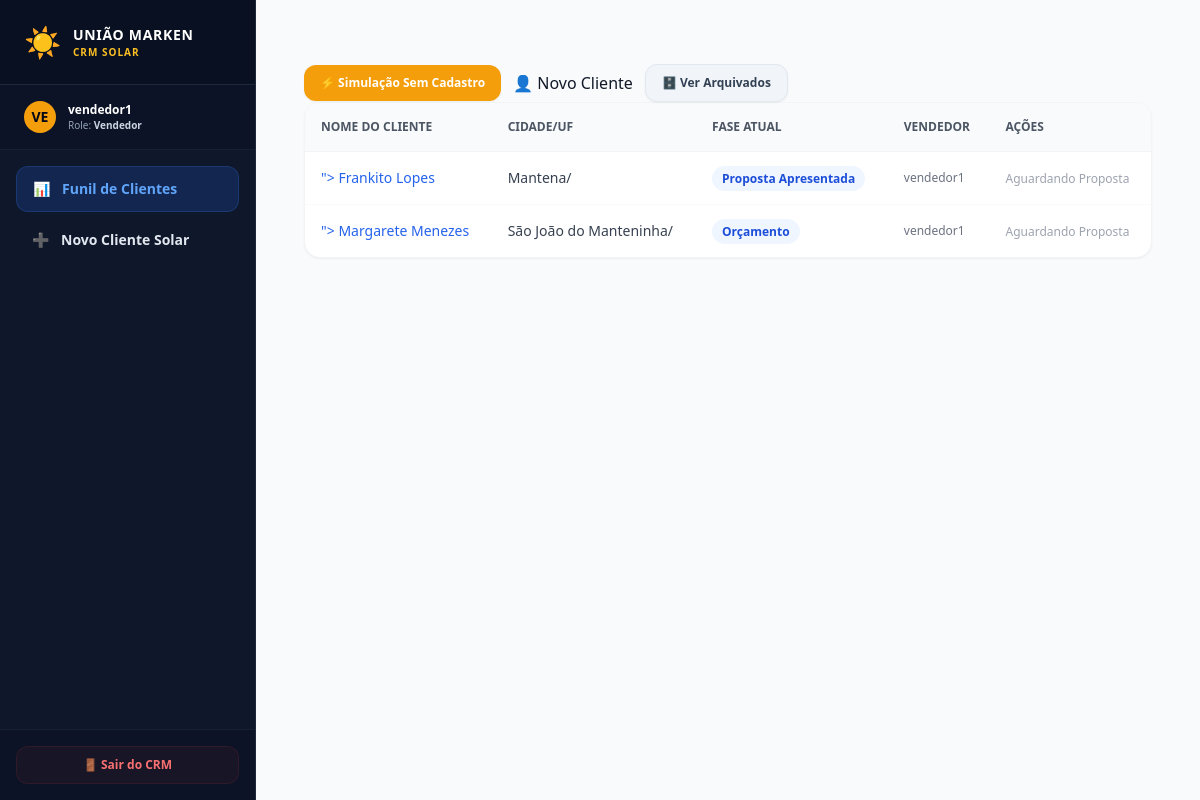
/crm/clientes/ (signed in), run on the app's committed database.
### apps/users/models.py (models this page shows, shortened)
class CustomUser(AbstractUser):
    class Role(models.TextChoices):
        ADMIN = 'ADMIN', 'Administrador'
        VENDEDOR = 'VENDEDOR', 'Vendedor'
    role = models.CharField(max_length=20, choices=Role.choices, default=Role.VENDEDOR)
    telefone = models.CharField(max_length=20, blank=True, null=True)
    is_active = models.BooleanField(default=True) # Soft Delete para Usuários
    class Meta:
        app_label = 'users'

### apps/crm/models.py (models this page shows, shortened)
class Cliente(models.Model):
    vendedor = models.ForeignKey(CustomUser, on_delete=models.SET_NULL, null=True, related_name='clientes')
    nome = models.CharField(max_length=255)
    cpf_cnpj = models.CharField(max_length=18, unique=True)
    telefone = models.CharField(max_length=20)
    email = models.EmailField(blank=True, null=True)
    cep = models.CharField(max_length=9)
    endereco = models.CharField(max_length=255)
    numero = models.CharField(max_length=20)
    bairro = models.CharField(max_length=100)
    cidade = models.CharField(max_length=100)
    estado = models.CharField(max_length=2)
    tipo_estrutura = models.CharField(max_length=50, choices=TipoEstrutura.choices, default=TipoEstrutura.COLONIAL)
    fase_atual = models.CharField(max_length=20, choices=FaseProcesso.choices, default=FaseProcesso.ORCAMENTO)
    criado_em = models.DateTimeField(auto_now_add=True)
    consumo_kwh = models.PositiveIntegerField(default=0, help_text="Consumo atual do cliente (ex: 1000 kWh)")
    producao_estimada_kwh = models.PositiveIntegerField(default=0, help_text="Produção estimada que o cliente quer para a usina (ex: 1500 kWh)")
    potencia_painel = models.PositiveIntegerField(default=550, help_text="Potência dos painéis/placas em Watts (ex: 550)")
    marca_inversor = models.CharField(max_length=100, blank=True, null=True, help_text="Marca do inversor que será usado")
    potencia_usina = models.DecimalField(max_digits=6, decimal_places=2, default=0.00, help_text="Calculado: Potência total da usina em kWp")
    qtd_modulos = models.PositiveIntegerField(default=0, help_text="Calculado: Quantidade de placas")
    valor_investimento = models.DecimalField(max_digits=10, decimal_places=2, default=0.00, help_text="Calculado: Preço final do projeto")
    is_active = models.BooleanField(
        default=True,
        help_text="Define se o cliente está ativo no sistema (Soft Delete)"
    )

### apps/crm/views.py (the view)
# urls.py: path('clientes/', ClienteListView.as_view(), name='cliente_list'),
class ClienteListView(SolarAccessControlMixin, ListView):
    model = Cliente
    template_name = 'crm/cliente_list.html'
    context_object_name = 'clientes'
    def get_queryset(self):
        queryset = super().get_queryset().filter(is_active=True)
        if self.request.user.role != 'ADMIN':
            queryset = queryset.filter(vendedor=self.request.user)
        return queryset

### apps/users/mixins.py (called while the page is built)
    def get_queryset(self):
        queryset = super().get_queryset()
        user = self.request.user
        if hasattr(queryset.model, 'is_active'):
            if user.role != CustomUser.Role.ADMIN:
                queryset = queryset.filter(is_active=True)
        if user.role == CustomUser.Role.VENDEDOR:
            return queryset.filter(vendedor=user)
        elif user.role == CustomUser.Role.ADMIN:
            return queryset
        return queryset.none()

### templates/crm/cliente_list.html
{% extends 'base.html' %}
{% block content %}
<div class="max-w-6xl mx-auto px-4 py-8">
    <div class="flex items-center gap-3">
        <a href="{% url 'crm:simulador_livre' %}" class="bg-amber-500 hover:bg-amber-600 text-white font-bold py-2.5 px-4 rounded-xl text-xs transition-colors shadow-sm flex items-center gap-1.5">
            ⚡ Simulação Sem Cadastro
        </a>
        <a href="{% url 'crm:cliente_create' %}" class="...">👤 Novo Cliente</a>
        <a href="{% url 'crm:cliente_inativo_list' %}" class="bg-slate-100 hover:bg-slate-200 text-slate-700 font-semibold py-2.5 px-4 rounded-xl text-xs transition-colors border border-slate-200 shadow-sm flex items-center gap-1.5">
            🗄️ Ver Arquivados
        </a>
    </div>
    <div class="bg-white rounded-2xl shadow-sm border border-gray-100 overflow-hidden">
        <table class="w-full text-left border-collapse">
            <thead>
                <tr class="bg-gray-50 border-b border-gray-100 text-gray-600 text-xs font-semibold uppercase">
                    <th class="p-4">Nome do Cliente</th>
                    <th class="p-4">Cidade/UF</th>
                    <th class="p-4">Fase Atual</th>
                    <th class="p-4">Vendedor</th>
                    <th class="p-4">Ações</th>
                </tr>
            </thead>
            <tbody class="divide-y divide-gray-50 text-sm text-gray-700">
                {% for cliente in clientes %}
                <tr class="hover:bg-gray-50/50 transition-colors">
                    <td class="p-4 font-medium text-gray-950">
                        <a href="{% url 'crm:cliente_detail' cliente.pk %}" class="text-blue-600 hover:text-blue-800" hover:underline transition-colors>">
                            {{ cliente.nome }}
                        </a>
                    </td>
                    <td class="p-4">{{ cliente.cidade }}/{{ cliente.uf }}</td>
                    <td class="p-4">
                        <span class="px-2.5 py-1 rounded-full text-xs font-semibold bg-blue-50 text-blue-700">
                            {{ cliente.get_fase_atual_display }}
                        </span>
                    </td>
                    <td class="p-4 text-xs text-gray-500">{{ cliente.vendedor.username }}</td>
                    <td class="p-4">
                        <span class="text-gray-400 text-xs">Aguardando Proposta</span>
                    </td>
                </tr>
                {% empty %}
                <tr>
                    <td colspan="5" class="p-8 text-center text-gray-400 italic">
                        Nenhum cliente cadastrado por enquanto.
                    </td>
                </tr>
                {% endfor %}
            </tbody>
        </table>
    </div>
</div>
{% endblock %}

### templates/base.html (shortened to what this page needs)
<!DOCTYPE html>
<html lang="pt-br">
<head>
    <script src="https://cdn.tailwindcss.com"></script>
</head>
<body class="bg-gray-50 text-gray-900 antialiased font-sans">
    {% if user.is_authenticated %}
    <div class="min-h-screen flex flex-col md:flex-row">
        <aside class="w-full md:w-64 bg-slate-900 text-slate-200 flex flex-col border-r border-slate-800 shadow-xl">
            <div class="p-6 border-b border-slate-800 flex items-center gap-3 bg-slate-950/40">
                <span class="text-3xl">☀️</span>
                <div>
                    <h1 class="text-sm font-black tracking-wider text-white uppercase">União Marken</h1>
                    <p class="text-[10px] text-amber-400 font-bold uppercase tracking-widest">CRM Solar</p>
                </div>
            </div>
            <div class="px-6 py-4 border-b border-slate-800/60 bg-slate-950/20 flex items-center gap-3">
                <div class="w-8 h-8 rounded-full bg-amber-500 text-slate-950 flex items-center justify-center font-black text-sm uppercase">
                    {{ user.username|slice:":2" }}
                </div>
                <div class="overflow-hidden">
                    <p class="text-xs font-bold text-white truncate">{{ user.username }}</p>
                    <p class="text-[10px] text-slate-400 font-medium">Role: <span class="text-slate-300 font-semibold">{{ user.get_role_display }}</span></p>
                </div>
            </div>
            <nav class="flex-1 p-4 space-y-1.5">
                <a href="{% url 'crm:cliente_list' %}" class="flex items-center gap-3 px-4 py-3 text-sm font-semibold rounded-xl transition-all hover:bg-slate-800 hover:text-white {% if request.resolver_match.url_name == 'cliente_list' or request.resolver_match.url_name == 'cliente_detail' %} bg-blue-600/20 text-blue-400 border border-blue-500/20 hover:bg-blue-600/20 hover:text-blue-400 {% endif %}">
                    <span>📊</span> Funil de Clientes
                </a>
                <a href="{% url 'crm:cliente_create' %}" class="flex items-center gap-3 px-4 py-3 text-sm font-semibold rounded-xl transition-all hover:bg-slate-800 hover:text-white ">
                    <span>➕</span> Novo Cliente Solar
                </a>
            </nav>
            <div class="p-4 border-t border-slate-800/60 bg-slate-950/20">
                <form action="{% url 'logout' %}" method="POST" class="w-full">
                    <button type="submit" class="w-full flex items-center justify-center gap-2 px-4 py-2.5 text-xs font-bold text-red-400 hover:text-red-300 bg-red-500/5 hover:bg-red-500/10 rounded-xl transition-all border border-red-500/10">
                        🚪 Sair do CRM
                    </button>
                </form>
            </div>
        </aside>
        <main class="flex-1 min-w-0 bg-slate-50 overflow-y-auto">
            <div class="p-6 md:p-8">
                {% block content %}
                {% endblock content %}
            </div>
        </main>
    </div>
    {% else %}
    <div class="min-h-screen flex items-center justify-center bg-gray-50">
        {% block content_deslogado %}
        {% endblock content_deslogado %}
    </div>
    {% endif %}
</body>
</html>

### data on the page
CustomUser: username "VE", username "vendedor1", role "Vendedor"
Cliente: nome "Frankito Lopes", cidade "Mantena", fase_atual "Proposta Apresentada", vendedor.username "vendedor1"
Cliente: nome "Margarete Menezes", cidade "São João do Manteninha", fase_atual "Orçamento", vendedor.username "vendedor1"
